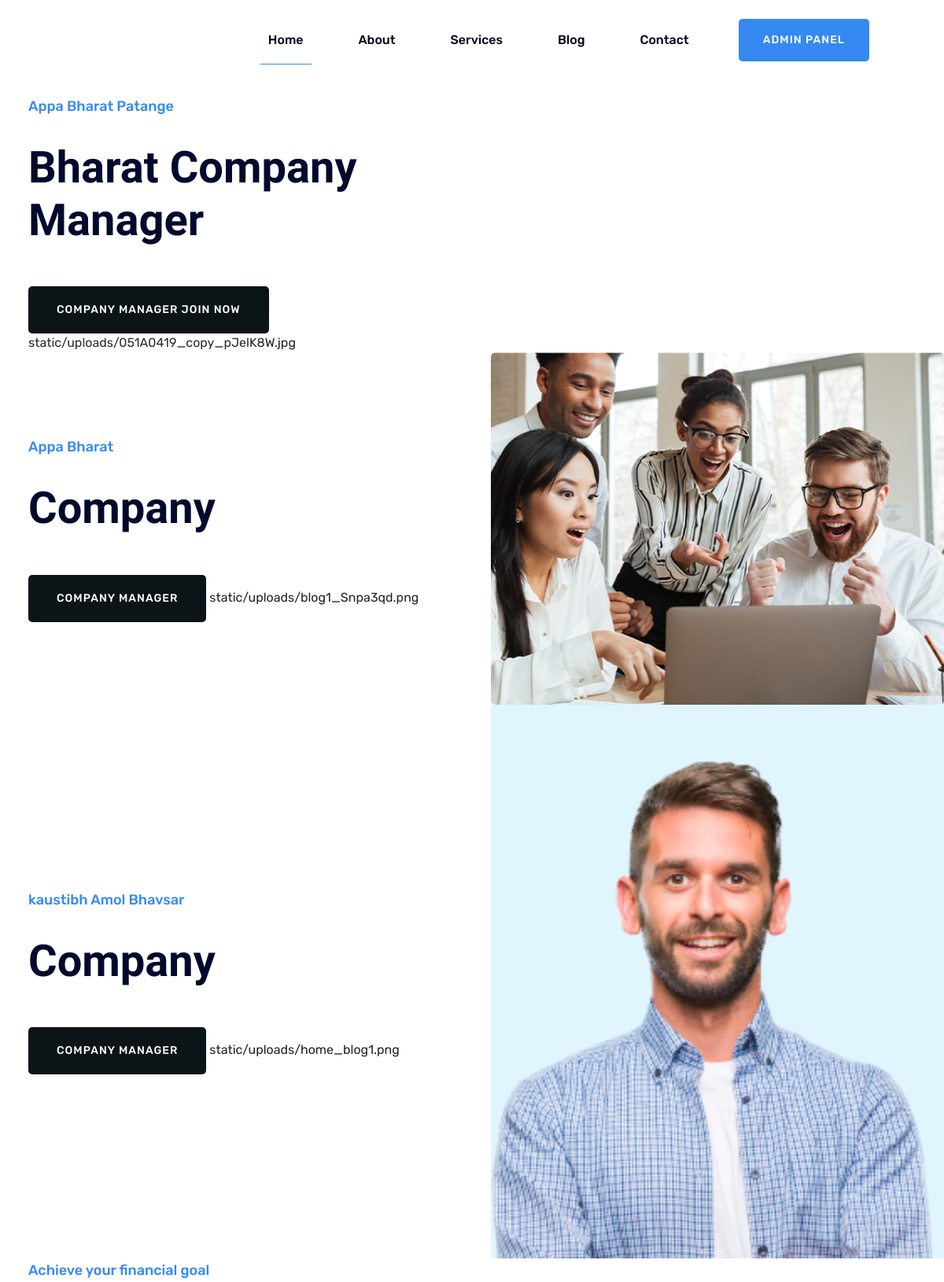
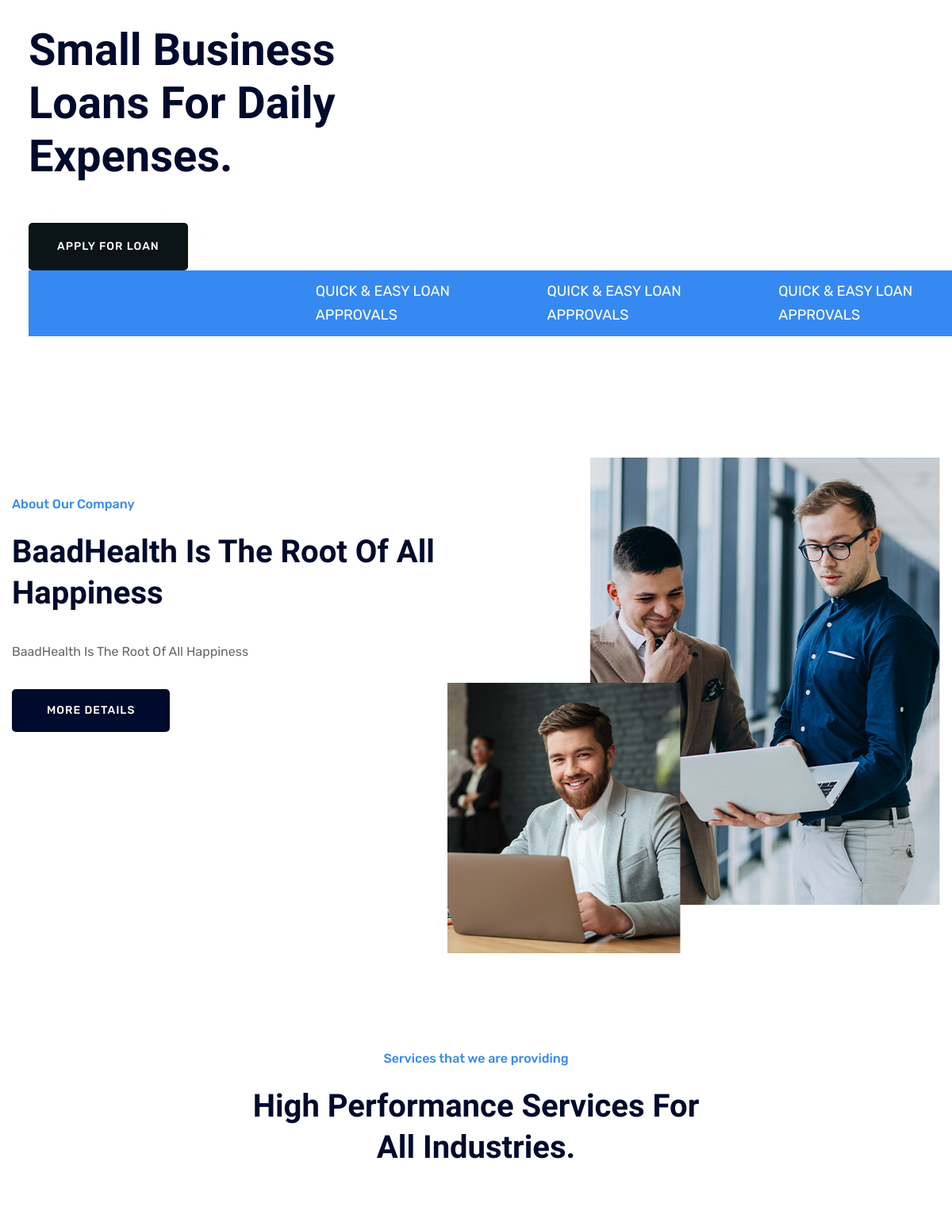
The page / (upper part) on the database its author committed (2 pictures, top to bottom).
### adminApp/models.py (models this page shows)
class SliderModel(models.Model):
        slider_image = models.ImageField(upload_to="static/uploads/")
        slider_title = models.CharField(max_length = 200)
        slider_heading = models.CharField(max_length = 200)
        slider_button_heading = models.CharField(max_length = 200)
        slider_button_link = models.CharField(max_length = 200)

class AboutusModel(models.Model):
        heading = models.CharField(max_length = 200)
        details = models.TextField()
        image1 = models.ImageField(upload_to="static/uploads/")
        image2 = models.ImageField(upload_to="static/uploads/")

### webapp/views.py (the view)
# urls.py: path('', views.home),
def home(req):
    slides = SliderModel.objects.all()
    slider_info = SliderModel.objects.all()
    services = ServiceModel.objects.all()
    about_us = AboutusModel.objects.get(id=1)
    choose_info = WhyChooseModel.objects.get(id=1)
    team_info = TeamMambersModel.objects.get(id=1)
    news_info = NewsFromModel.objects.get(id=1)
    logistic_info = LogisticsModel.objects.get(id=1)
    pass_info = AdminModel.objects.get(id=1)
    obj = {"slides":slides, "services":services, "about_us":about_us, "choose_info":choose_info, "team_info":team_info, "news_info":news_info, "logistic_info":logistic_info, "slider_info":slider_info, "pass_info":pass_info}
    return render(req,"user/home.html",obj)

### template/user/home.html (shortened to what this page needs)
{% include "user/navbar.html" %}
<div class="slider-area slider-height" data-background="/static/assets/img/hero/h1_hero.jpg">
<div class="slider-active">
{% for i in slides %}
<div class="single-slider">
<div class="slider-cap-wrapper">
<div class="hero__caption">
<p data-animation="fadeInLeft" data-delay=".2s">{{ i.slider_title }}</p>
<h1 data-animation="fadeInLeft" data-delay=".5s">{{ i.slider_heading }}</h1>
<a href="{{i.slider_button_link}}" class="btn hero-btn" data-animation="fadeInLeft" data-delay=".8s">{{i.slider_button_heading}}</a>
{{i.slider_image}}
</div>
<div class="hero__img">
<img src="/{{i.slider_image}}" alt>
</div>
</div>
</div>
{% endfor %}
<div class="single-slider">
    <div class="slider-cap-wrapper">
    <div class="hero__caption">
    <p data-animation="fadeInLeft" data-delay=".2s">Achieve your financial goal</p>
    <h1 data-animation="fadeInLeft" data-delay=".5s">Small Business Loans For Daily Expenses.</h1>
    <a href="apply.html" class="btn hero-btn" data-animation="fadeInLeft" data-delay=".8s">Apply for Loan</a>
    </div>
    <div class="hero__img">
    </div>
    </div>
</div>
</div>
<div class="slider-footer section-bg d-none d-sm-block">
<div class="footer-wrapper">
<div class="single-caption">
</div>
<div class="single-caption">
<div class="caption-icon">
<span class="flaticon-clock"></span>
</div>
<div class="caption">
<p>Quick & Easy Loan</p>
<p>Approvals</p>
</div>
</div>
<div class="single-caption">
<div class="caption-icon">
<span class="flaticon-like"></span>
</div>
<div class="caption">
<p>Quick & Easy Loan</p>
<p>Approvals</p>
</div>
</div>
<div class="single-caption">
<div class="caption-icon">
<span class="flaticon-money"></span>
</div>
<div class="caption">
<p>Quick & Easy Loan</p>
<p>Approvals</p>
</div>
</div>
</div>
</div>
</div>
<div class="about-low-area section-padding2">
<div class="container">
<div class="row">
<div class="col-lg-6 col-md-12">
<div class="about-caption mb-50">
<div class="section-tittle mb-35">
<span>About Our Company</span>
<h2>{{about_us.heading}}</h2>
</div>
<p>{{about_us.details}}</p>
<a href="/about" class="btn">More Details</a>
</div>
</div>
<div class="col-lg-6 col-md-12">
<div class="about-img ">
<div class="about-font-img d-none d-lg-block">
<img src="/{{about_us.image1}}" alt>
</div>
<div class="about-back-img ">
<img src="/{{about_us.image2}}" alt>
</div>
</div>
</div>
</div>
</div>
</div>
<div class="services-area pt-150 pb-150" data-background="/static/assets/img/gallery/section_bg02.jpg">
<div class="container">
<div class="row justify-content-center">
<div class="col-lg-6 col-md-10">
<div class="section-tittle text-center mb-80">
<span>Services that we are providing</span>
<h2>High Performance Services For All Industries.</h2>
</div>
</div>
</div>
</div>
</div>
{% include "user/footer.html" %}

### template/user/navbar.html (shortened to what this page needs)
<!doctype html>
<html class="no-js" lang="zxx">
<head>
<link rel="stylesheet" href="/static/assets/css/bootstrap.min.css">
<link rel="stylesheet" href="/static/assets/css/owl.carousel.min.css">
<link rel="stylesheet" href="/static/assets/css/slicknav.css">
<link rel="stylesheet" href="/static/assets/css/flaticon.css">
<link rel="stylesheet" href="/static/assets/css/animate.min.css">
<link rel="stylesheet" href="/static/assets/css/magnific-popup.css">
<link rel="stylesheet" href="/static/assets/css/fontawesome-all.min.css">
<link rel="stylesheet" href="/static/assets/css/themify-icons.css">
<link rel="stylesheet" href="/static/assets/css/slick.css">
<link rel="stylesheet" href="/static/assets/css/nice-select.css">
<link rel="stylesheet" href="/static/assets/css/style.css">
<link rel="stylesheet" href="https://cdnjs.cloudflare.com/ajax/libs/font-awesome/4.7.0/css/font-awesome.min.css">
    </head>
<body>
<header>
<div class="header-area header-transparent">
<div class="main-header  header-sticky">
<div class="container-fluid">
<div class="row align-items-center">
<div class="col-xl-2 col-lg-2 col-md-1">
<div class="logo">
</div>
</div>
<div class="col-xl-10 col-lg-10 col-md-10">
<div class="menu-main d-flex align-items-center justify-content-end">
<div class="main-menu f-right d-none d-lg-block">
<nav>
<ul id="navigation">
<li class="active"><a href="/">Home</a></li>
<li><a href="/about">About</a></li>
<li><a href="/services">Services</a></li>
<li><a href="/blog">Blog</a>
</li>
<li><a href="/contact">Contact</a></li>
</ul>
</nav>
</div>
<div class="header-right-btn f-right d-none d-lg-block">
<a href="/admin/login" class="btn header-btn">Admin panel</a>
</div>
</div>
</div>
<div class="col-12">
</div>
</div>
</div>
</div>
</div>
</header>
<main>

### template/user/footer.html (shortened to what this page needs)
</main>
</body>
</html>

### rows shown on the page
SliderModel: slider_title "Appa Bharat Patange", slider_heading "Bharat Company Manager", slider_button_heading "COMPANY MANAGER JOIN NOW", slider_image "static/uploads/051A0419_copy_pJelK8W.jpg"
SliderModel: slider_title "Appa Bharat", slider_heading "Company", slider_button_heading "COMPANY MANAGER", slider_image "static/uploads/blog1_Snpa3qd.png", slider_image (picture)
SliderModel: slider_title "kaustibh Amol Bhavsar", slider_heading "Company", slider_button_heading "COMPANY MANAGER", slider_image "static/uploads/home_blog1.png", slider_image (picture)
AboutusModel: heading "BaadHealth Is The Root Of All Happiness", details "BaadHealth Is The Root Of All Happiness", image1 (picture), image2 (picture)
